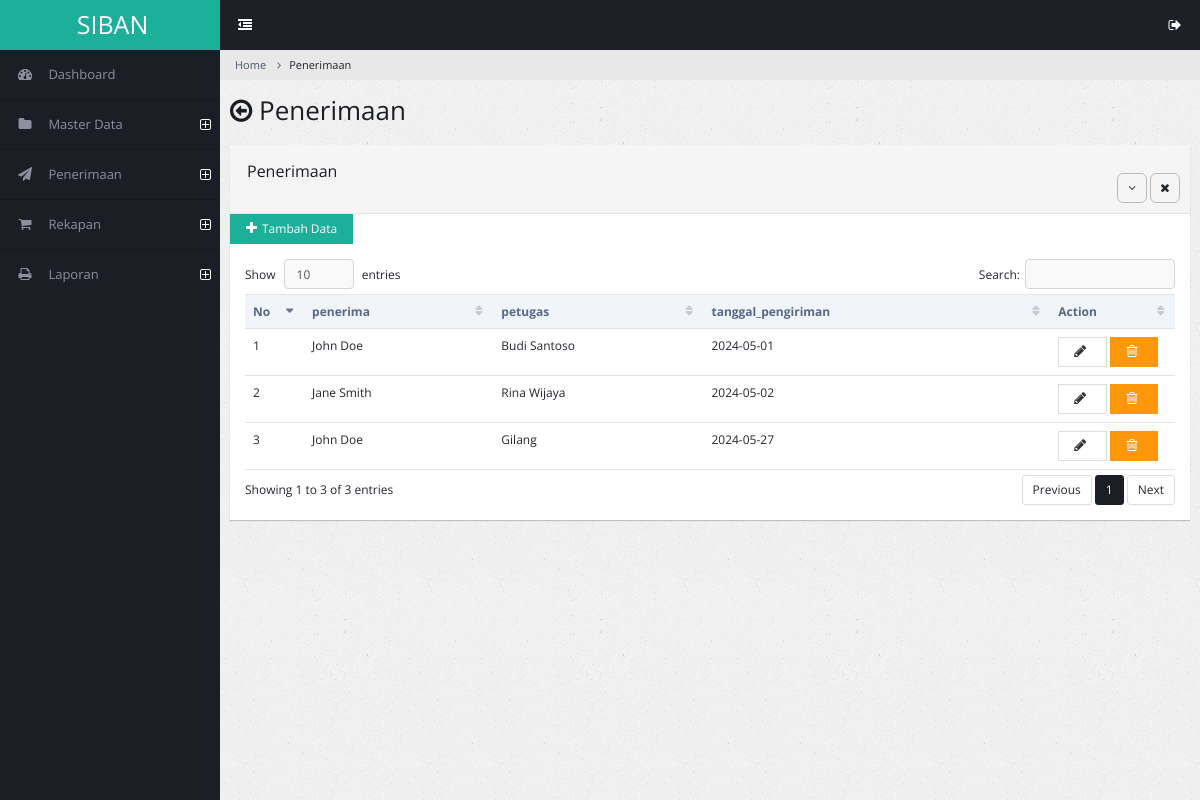
The app's page /admin/pengiriman.php (signed in) with its own data.
### tables this page shows
CREATE TABLE `pengiriman` (
  `id_pengiriman` int(11) NOT NULL,
  `id_penerima` int(11) DEFAULT NULL,
  `id_petugas` int(11) DEFAULT NULL,
  `tanggal_pengiriman` date NOT NULL,
  `id_status` int(11) DEFAULT NULL
);

CREATE TABLE `daftar_penerima` (
  `id_penerima` int(11) NOT NULL,
  `nama_penerima` varchar(100) NOT NULL,
  `alamat` varchar(255) NOT NULL,
  `no_telepon` varchar(15) DEFAULT NULL,
  `id_wilayah` int(11) DEFAULT NULL,
  `tanggal_daftar_penerima` varchar(100) NOT NULL
);

CREATE TABLE `petugas` (
  `id_petugas` int(11) NOT NULL,
  `nama_petugas` varchar(100) NOT NULL,
  `no_telepon` varchar(15) DEFAULT NULL,
  `id_wilayah` int(11) DEFAULT NULL
);

### admin/pengiriman.php (the view, shortened to what this page needs)
<?php
include "koneksi.php";
?>
<!DOCTYPE html>
<html lang="en">
<head>
        <link rel="stylesheet" type="text/css" id="theme" href="css/theme-default.css"/>
    </head>
    <body>
        <div class="page-container">
            <div class="page-sidebar">
                <?php include 'menu.php'; ?>
            </div>
            <div class="page-content">
                <ul class="x-navigation x-navigation-horizontal x-navigation-panel">
                    <li class="xn-icon-button">
                        <a href="#" class="x-navigation-minimize"><span class="fa fa-dedent"></span></a>
                    </li>
                    <li class="xn-icon-button pull-right">
                        <a href="#" class="mb-control" data-box="#mb-signout"><span class="fa fa-sign-out"></span></a>
                    </li>
                </ul>
                <ul class="breadcrumb">
                    <li><a href="#">Home</a></li>
                    <li class="active">Penerimaan</a></li>
                </ul>
                <div class="page-title">
                    <h2><span class="fa fa-arrow-circle-o-left"></span> Penerimaan</h2>
                </div>
                <div class="page-content-wrap">
                    <div class="row">
                        <div class="col-md-12">
                            <div class="panel panel-default">
                                <div class="panel-heading">
                                    <h3 class="panel-title">Penerimaan</h3><br>
                                    <ul class="panel-controls">
                                        <li><a href="#" class="panel-collapse"><span class="fa fa-angle-down"></span></a></li>
                                        <li><a href="#" class="panel-remove"><span class="fa fa-times"></span></a></li>
                                    </ul>
                                </div>
                                <a href="pengiriman-add"><button class="btn btn-info"><i class="fa fa-plus"></i>Tambah Data</button> </a>
                                <div class="panel-body">
                                    <table class="table datatable">
                                        <thead>
                                            <tr>
                                                <th width="70">No</th>
                                                <th>penerima</th>
                                                <th>petugas</th>
                                                <th>tanggal_pengiriman</th>
                                                <th width="130">Action</th>
                                            </tr>
                                        </thead>
<?php
                        $querymatakuliah = mysqli_query ($konek, "SELECT * FROM pengiriman
                                                                    INNER JOIN daftar_penerima ON daftar_penerima.id_penerima = pengiriman.id_penerima
                                                                    INNER JOIN petugas ON petugas.id_petugas = pengiriman.id_petugas
                                                                    INNER JOIN status_penerimaan ON status_penerimaan.id_status = pengiriman.id_status");
                        $no = 0;
                        while($matakuliah = mysqli_fetch_array($querymatakuliah)){
                            $no++;
                            echo "
                                <tr>
                                    <td>$no</td>
                                    <td>$matakuliah[nama_penerima]</td>
                                    <td>$matakuliah[nama_petugas]</td>
                                    <td>$matakuliah[tanggal_pengiriman]</td>
                                    <td>
                                    <a href='pengiriman-edit.php?id_pengiriman=$matakuliah[id_pengiriman]' id_pengiriman='$matakuliah[id_pengiriman]'><button class='btn btn-default'><i class='fa fa-pencil'></i></button></a>
                                    <a href='pengiriman-delete.php?id_pengiriman=$matakuliah[id_pengiriman]'<button class='btn btn-warning'><i class='fa fa-trash-o'></i></button></a>
                                    </td>
                                </tr>
                                ";
                        }
                    ?>
                                    </table>
                                </div>
                            </div>
                        </div>
                    </div>
                </div>
            </div>
        </div>
    </body>
</html>

### records on screen
pengiriman: id_penerima.nama_penerima "John Doe", id_petugas.nama_petugas "Budi Santoso", tanggal_pengiriman "2024-05-01"
pengiriman: id_penerima.nama_penerima "Jane Smith", id_petugas.nama_petugas "Rina Wijaya", tanggal_pengiriman "2024-05-02"
pengiriman: id_penerima.nama_penerima "John Doe", id_petugas.nama_petugas "Gilang", tanggal_pengiriman "2024-05-27"
